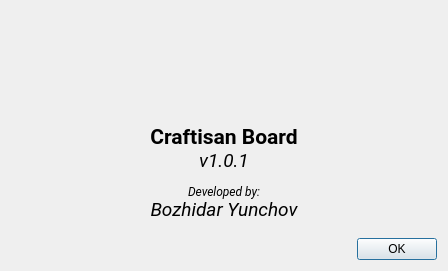
<?xml version="1.0" encoding="UTF-8"?>
<ui version="4.0">
 <class>Dialog</class>
 <widget class="QDialog" name="Dialog">
  <property name="geometry">
   <rect>
    <x>0</x>
    <y>0</y>
    <width>448</width>
    <height>271</height>
   </rect>
  </property>
  <property name="windowTitle">
   <string>About Craftisan Board</string>
  </property>
  <property name="windowIcon">
   <iconset>
    <normaloff>../images/icons/icon.png</normaloff>../images/icons/icon.png</iconset>
  </property>
  <layout class="QVBoxLayout" name="verticalLayout_2">
   <item>
    <layout class="QVBoxLayout" name="verticalLayout">
     <item>
      <layout class="QHBoxLayout" name="horizontalLayout">
       <item>
        <widget class="QLabel" name="icon">
         <property name="minimumSize">
          <size>
           <width>48</width>
           <height>48</height>
          </size>
         </property>
         <property name="maximumSize">
          <size>
           <width>96</width>
           <height>96</height>
          </size>
         </property>
         <property name="text">
          <string/>
         </property>
         <property name="pixmap">
          <pixmap>../images/icons/icon.png</pixmap>
         </property>
         <property name="scaledContents">
          <bool>true</bool>
         </property>
        </widget>
       </item>
      </layout>
     </item>
     <item>
      <widget class="QLabel" name="label">
       <property name="font">
        <font>
         <family>Roboto</family>
        </font>
       </property>
       <property name="styleSheet">
        <string notr="true"/>
       </property>
       <property name="text">
        <string>&lt;html&gt;&lt;head/&gt;&lt;body&gt;&lt;p align=&quot;center&quot;&gt;&lt;span style=&quot; font-size:16pt; font-weight:600;&quot;&gt;Craftisan Board&lt;/span&gt;&lt;br/&gt;&lt;span style=&quot; font-size:14pt; font-style:italic;&quot;&gt;v1.0.1&lt;/span&gt;&lt;/p&gt;&lt;p align=&quot;center&quot;&gt;&lt;span style=&quot; font-style:italic;&quot;&gt;Developed by:&lt;br/&gt;&lt;/span&gt;&lt;span style=&quot; font-size:14pt; font-style:italic;&quot;&gt;Bozhidar Yunchov&lt;/span&gt;&lt;/p&gt;&lt;/body&gt;&lt;/html&gt;</string>
       </property>
      </widget>
     </item>
    </layout>
   </item>
   <item>
    <widget class="QDialogButtonBox" name="buttonBox">
     <property name="orientation">
      <enum>Qt::Horizontal</enum>
     </property>
     <property name="standardButtons">
      <set>QDialogButtonBox::Ok</set>
     </property>
    </widget>
   </item>
  </layout>
 </widget>
 <resources/>
 <connections>
  <connection>
   <sender>buttonBox</sender>
   <signal>accepted()</signal>
   <receiver>Dialog</receiver>
   <slot>accept()</slot>
   <hints>
    <hint type="sourcelabel">
     <x>248</x>
     <y>254</y>
    </hint>
    <hint type="destinationlabel">
     <x>157</x>
     <y>274</y>
    </hint>
   </hints>
  </connection>
  <connection>
   <sender>buttonBox</sender>
   <signal>rejected()</signal>
   <receiver>Dialog</receiver>
   <slot>reject()</slot>
   <hints>
    <hint type="sourcelabel">
     <x>316</x>
     <y>260</y>
    </hint>
    <hint type="destinationlabel">
     <x>286</x>
     <y>274</y>
    </hint>
   </hints>
  </connection>
 </connections>
</ui>
